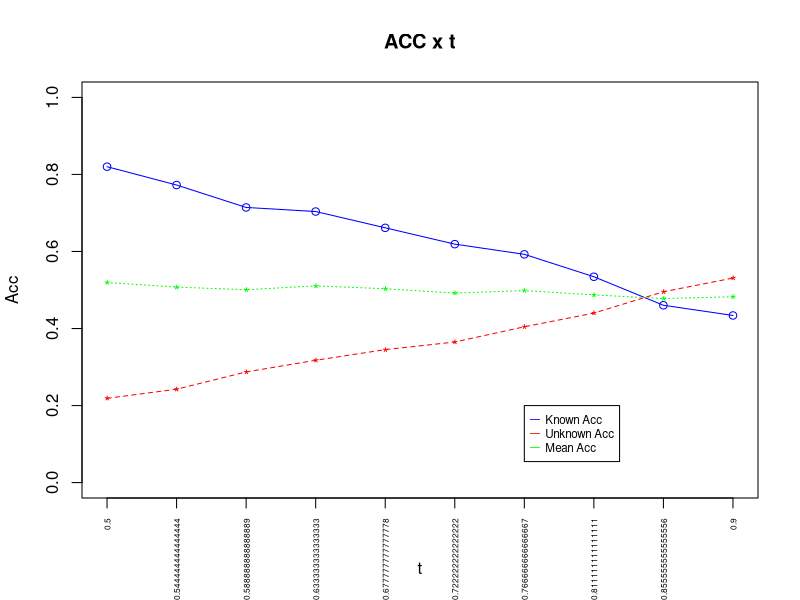

This figure's R source:
#############################################
#  MDC014 - Aprendizado Supervisionado I    #
#  Exercise 10 - Economic Region Prediction #
#          Open Set Analysis                #  
############################################# 

library(glmnet)
library(caret)
set.seed(12)

calculaMatrizConfusaoRelativa <- function(cm, num_classes=5){
    
    # Aplicamos a transposicao para garantir que a referencia
    # fique nas linhas e a predicao nas colunas
    cm_absolute = t(cm$table)
    
    # SEMPRE construam e reportem a matriz de confusao relativa!
    cm_relative = cm_absolute
    
    for(i in 1:num_classes){
        cm_relative[i,] = round(cm_absolute[i,]/sum(cm_absolute[i,]), digits=2)
    }
    
    return(cm_relative)  
}

trainSet <- read.csv("Known_training_set.csv", stringsAsFactors = T)

dim(trainSet)
any(is.na(trainSet))
summary(trainSet)


#### Normalization ####
min_features <- apply(trainSet[,1:(ncol(trainSet)-1)], 2, min)
min_features

max_features <- apply(trainSet[,1:(ncol(trainSet)-1)], 2, max)
max_features

diff <- max_features - min_features
diff

trainSet[,1:(ncol(trainSet)-1)] <- sweep(trainSet[,1:(ncol(trainSet)-1)], 2, min_features, "-")
trainSet[,1:(ncol(trainSet)-1)] <- sweep(trainSet[,1:(ncol(trainSet)-1)], 2, diff, "/")
summary(trainSet)

### Hypothesis Definition ###
hypothesis <- formula(target ~ .)

############ Training South America vs Rest #############
positiveTrainSet <- trainSet[trainSet$continent == "South America",]
negativeTrainSet <- trainSet[trainSet$continent != "South America",]

# removing the continent, since we know that it is "South america"
positiveTrainSet$continent <- NULL

# Also removing from negative data, since we know it is not "South America"
negativeTrainSet$continent <- NULL 

## Assigning target 1 for South America
positiveTrainSet$target <- 1

## Assigning target 0 for Rest
negativeTrainSet$target <- 0

## Training One-vs-Rest
train <- rbind(positiveTrainSet, negativeTrainSet)
table(train$target)

x_train <- model.matrix(hypothesis, train)
y_train <- train$target

logReg01 <-  glmnet(x_train, y_train,  family="binomial", 
                    standardize = FALSE, alpha=0, lambda = 1e-6)


############ Training Central America vs Rest ############
positiveTrainSet <- trainSet[trainSet$continent == "Central America",]
negativeTrainSet <- trainSet[trainSet$continent != "Central America",]

# removing the continent, since we know that it is "Central America"
positiveTrainSet$continent <- NULL

# Also removing from negative data, since we know it is not "Central America"
negativeTrainSet$continent <- NULL 

## Assigning target 1 for Central America
positiveTrainSet$target <- 1

## Assigning target 0 for Rest
negativeTrainSet$target <- 0

## Training One-vs-Rest
train <- rbind(positiveTrainSet, negativeTrainSet)
table(train$target)

x_train <- model.matrix(hypothesis, train)
y_train <- train$target

logReg02 <-  glmnet(x_train, y_train,  family="binomial", 
                    standardize = FALSE, alpha=0, lambda = 1e-6)


############ Training Eastern Africa vs Rest ############
positiveTrainSet <- trainSet[trainSet$continent == "Eastern Africa",]
negativeTrainSet <- trainSet[trainSet$continent != "Eastern Africa",]

# removing the continent, since we know that it is "Eastern Africa"
positiveTrainSet$continent <- NULL

# Also removing from negative data, since we know it is not "Eastern Africa"
negativeTrainSet$continent <- NULL 

## Assigning target 1 for Eastern Africa
positiveTrainSet$target <- 1

## Assigning target 0 for Rest
negativeTrainSet$target <- 0

## Training One-vs-Rest
train <- rbind(positiveTrainSet, negativeTrainSet)
table(train$target)

x_train <- model.matrix(hypothesis, train)
y_train <- train$target

logReg03 <-  glmnet(x_train, y_train,  family="binomial", 
                    standardize = FALSE, alpha=0, lambda = 1e-6)


############ Training South-Eastern Asia vs Rest ############
positiveTrainSet <- trainSet[trainSet$continent == "South-Eastern Asia",]
negativeTrainSet <- trainSet[trainSet$continent != "South-Eastern Asia",]

# removing the continent, since we know that it is "South-Eastern Asia"
positiveTrainSet$continent <- NULL

# Also removing from negative data, since we know it is not "South-Eastern Asia"
negativeTrainSet$continent <- NULL 

## Assigning target 1 for South-Eastern Asia
positiveTrainSet$target <- 1

## Assigning target 0 for Rest
negativeTrainSet$target <- 0

## Training One-vs-Rest
train <- rbind(positiveTrainSet, negativeTrainSet)
table(train$target)

x_train <- model.matrix(hypothesis, train)
y_train <- train$target

logReg04 <-  glmnet(x_train, y_train,  family="binomial", 
                    standardize = FALSE, alpha=0, lambda = 1e-6)


############ Training Western Europe vs Rest ############
positiveTrainSet <- trainSet[trainSet$continent == "Western Europe",]
negativeTrainSet <- trainSet[trainSet$continent != "Western Europe",]

# removing the continent, since we know that it is "Western Europe"
positiveTrainSet$continent <- NULL

# Also removing from negative data, since we know it is not "Western Europe"
negativeTrainSet$continent <- NULL 

## Assigning target 1 for Western Europe
positiveTrainSet$target <- 1

## Assigning target 0 for Rest
negativeTrainSet$target <- 0

## Training One-vs-Rest
train <- rbind(positiveTrainSet, negativeTrainSet)
table(train$target)

x_train <- model.matrix(hypothesis, train)
y_train <- train$target

logReg05 <-  glmnet(x_train, y_train,  family="binomial", 
                    standardize = FALSE, alpha=0, lambda = 1e-6)


########### Predicting on Validation Set ############
valSet <- read.csv("Known_validation_set.csv", stringsAsFactors = T)
valSet[,1:(ncol(valSet)-1)] <- sweep(valSet[,1:(ncol(valSet)-1)], 2, min_features, "-")
valSet[,1:(ncol(valSet)-1)] <- sweep(valSet[,1:(ncol(valSet)-1)], 2, diff, "/")
summary(valSet)

# Putting -1, since some value must be on "target" column
# In fact, the value of this column will be predicted now
valSet$target <- -1

### We will store the groud truth of each sample on validation
### in this variable:
gt_valSet <- valSet$continent
valSet$continent <- NULL

# Validation
x_val <- model.matrix(hypothesis, valSet)

valPred01 <- predict(logReg01, newx = x_val, type="response")
valPred02 <- predict(logReg02, newx = x_val, type="response")
valPred03 <- predict(logReg03, newx = x_val, type="response")
valPred04 <- predict(logReg04, newx = x_val, type="response")
valPred05 <- predict(logReg05, newx = x_val, type="response")

### To count the votes, we will define a one-hot encoding template
### for each class. Then, we will get the minimum Manhattan distance
### between the predicted vector of probabilities and the templates.
### The lowest distance is the predicted class
valPred <- cbind(valPred01, valPred02, valPred03, valPred04, valPred05)
valPred

classVectors <- diag(5)
classes_names <- c("South America", "Central America",
                   "Eastern Africa","South-Eastern Asia", 
                   "Western Europe")

colnames(classVectors) <- classes_names

# Printing class vectors
classVectors

valDists <- c()
for (idx in 1:nrow(valPred)) {
    distances <- apply(classVectors, 1, 
                       function(x){ 
                           dist(rbind(valPred[idx,],x), method="manhattan")
                       })
    valDists <- rbind(valDists, distances)
}

colnames(valDists) <- classes_names

valDists[1:5,]
#### Let is get the minimum distance in each row. The respective class
#### is the predicted class.
valClass <- colnames(valDists)[apply(valDists, 1, which.min)]

#### Confusion Matrix #### 
cm <- confusionMatrix(data = as.factor(valClass), 
                      reference = as.factor(gt_valSet))

cm_relative <- calculaMatrizConfusaoRelativa(cm, num_classes=5)
cm_relative

# Balanced Accuracy by taking the mean of sensitivities (TPR's)
acc_bal <- mean(diag(cm_relative))
acc_bal

#####################################
#   Open Set - Threshold Decision   #
#####################################

# Load a set of unknown classes to search for the best
# open-set threshold
valSet_OpenSet <- read.csv("Unknown_validation_set.csv", stringsAsFactors = T)
valSet_OpenSet[,1:(ncol(valSet_OpenSet)-1)] <- sweep(valSet_OpenSet[,1:(ncol(valSet_OpenSet)-1)], 2, min_features, "-")
valSet_OpenSet[,1:(ncol(valSet_OpenSet)-1)] <- sweep(valSet_OpenSet[,1:(ncol(valSet_OpenSet)-1)], 2, diff, "/")
summary(valSet_OpenSet)

# Putting -1, since some value must be on "target" column
# In fact, the value of this column will be predicted now
valSet_OpenSet$target <- -1

### We will store the groud truth of each sample on validation
### in this variable:
gt_valSet_OpenSet <- valSet_OpenSet$continent
valSet_OpenSet$continent <- NULL

# Validation
x_val_openset <- model.matrix(hypothesis, valSet_OpenSet)

valPredOpenSet01 <- predict(logReg01, newx = x_val_openset, type="response")
valPredOpenSet02 <- predict(logReg02, newx = x_val_openset, type="response")
valPredOpenSet03 <- predict(logReg03, newx = x_val_openset, type="response")
valPredOpenSet04 <- predict(logReg04, newx = x_val_openset, type="response")
valPredOpenSet05 <- predict(logReg05, newx = x_val_openset, type="response")

### To count the votes, we will define a one-hot encoding template
### for each class. Then, we will get the minimum Manhattan distance
### between the predicted vector of probabilities and the templates.
### The lowest distance is the predicted class
valPredOpenSet <- cbind(valPredOpenSet01, valPredOpenSet02, valPredOpenSet03, 
                        valPredOpenSet04, valPredOpenSet05)

colnames(valPredOpenSet) <- c("model 1", "model 2", "model 3", "model 4", "model 5")
valPredOpenSet[1:3,]

# Let's take the biggest probability for each example on Open Set
# and on known Validation Set
unknown_MaxProb <- apply(valPredOpenSet, 1, max)
unknown_MaxProb[1:3]

known_MaxProb <- apply(valPred, 1, max)


# We are going to search for a threshold to separate known and 
# unknown classes. We are assuming that a known case will have 
# a probability big enough to its corresponding class, as long as
# the unknown classes will not belong to any of the known classes. 
# So we would expect that an open set case will have low probabilities
# for all of the classes.
thresholdSearching <- seq(0.5,0.9,length=10)
thresholdSearching

# For each threhsold we will test it for classifying known and 
# unknown classes

# MaxProbs >= threshold ----> Known Class
# MaxProbs < threshold  ----> Unknown Class

accK <- c()
accUk <- c()
for (idx in 1:length(thresholdSearching)) {
    t <- thresholdSearching[idx]
    
    accK[idx] <- sum(known_MaxProb >= t) / length(known_MaxProb)
    accUk[idx] <- sum(unknown_MaxProb < t) / length(unknown_MaxProb)
}

acc <- (accK + accUk) / 2.0

#Plot das acur?cias
plot(accK, type="o", col="blue", xaxt="n", xlab="t", ylab="Acc", ylim = c(0.0,1.0), main="ACC x t")
axis(1, at=1:length(thresholdSearching), labels=thresholdSearching, cex.axis=0.5, las=2)

points(accUk, col="red", pch="*")
lines(accUk, col="red",lty=2)

points(acc, col="green", pch="*")
lines(acc, col="green",lty=3)

legend(7, 0.2, legend=c("Known Acc", "Unknown Acc", "Mean Acc"), 
       col=c("blue","red", "green"), pch=c("__"), cex=0.7, pt.cex = 1)

# Let's choose the best threshold
openSetThreshold <- 0.75


##################################################################
# Final Performance on a Test Set with known and unknown classes #
##################################################################
testSet <- read.csv("OpenSet_test_set.csv")
testSet[,1:(ncol(testSet)-1)] <- sweep(testSet[,1:(ncol(testSet)-1)], 2, min_features, "-")
testSet[,1:(ncol(testSet)-1)] <- sweep(testSet[,1:(ncol(testSet)-1)], 2, diff, "/")
summary(testSet)

# Putting -1, since some value must be on "target" column
# In fact, the value of this column will be predicted now
testSet$target <- -1

### We will store the groud truth of each sample on validation
### in this variable:
gt_testSet <- testSet$continent

## We will change the name of the unknown classes for "yUnknown". 
## Then we will have a ground truth to the classes that are not 
## presented on the expected classes. So, we will have the labels
## for the known classes and for the unknown ones. 
gt_testSet[!(gt_testSet %in% classes_names)] <- "yUnknown"
gt_testSet <- as.factor(gt_testSet)

# Remove the continent
testSet$continent <- NULL

# Validation
x_test <- model.matrix(hypothesis, testSet)

testPred01 <- predict(logReg01, newx = x_test, type="response")
testPred02 <- predict(logReg02, newx = x_test, type="response")
testPred03 <- predict(logReg03, newx = x_test, type="response")
testPred04 <- predict(logReg04, newx = x_test, type="response")
testPred05 <- predict(logReg05, newx = x_test, type="response")

### To count the votes, we will define a one-hot encoding template
### for each class. Then, we will get the minimum Manhattan distance
### between the predicted vector of probabilities and the templates.
### The lowest distance is the predicted class
testPred <- cbind(testPred01, testPred02, testPred03, 
                  testPred04, testPred05)

# Taking best probability per sample on test set
test_MaxProb <- apply(testPred, 1, max)

# Reviewing the class vectors expected for each class
classVectors

testDists <- c()
for (idx in 1:nrow(testPred)) {
    distances <- apply(classVectors, 1, 
                       function(x){ 
                           dist(rbind(testPred[idx,],x), method="manhattan")
                       })
    testDists <- rbind(testDists, distances)
}

# If the max probability is bigger than the threshold, we classify it
# as known class. Otherwise, it will be predicted as unknown class.
testClass <- c()
for (idx in 1:nrow(testPred)) {
    testClass[idx] <- ifelse(test_MaxProb[idx] >= openSetThreshold,
                             classes_names[which.min(testDists[idx,])],
                             "yUnknown")
}

# Calculando a matrix de confusao
cm <- confusionMatrix(data=as.factor(testClass), reference=as.factor(gt_testSet))

cm_relative <- calculaMatrizConfusaoRelativa(cm, num_classes=6)
cm_relative

# Acuracia balanceada individual
diag(cm_relative)

# Acuracia balanceada geral
acc_bal <- mean(diag(cm_relative))
acc_bal
